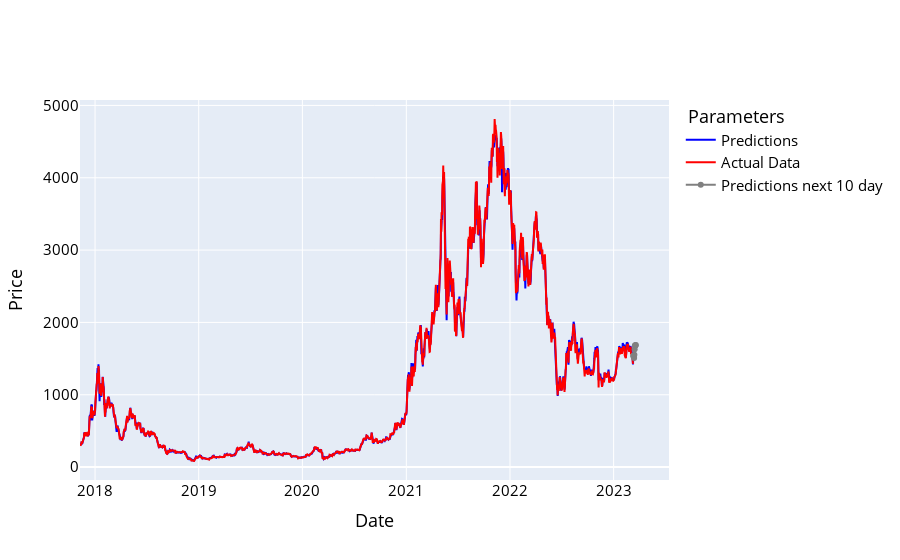

The cell this chart's notebook holds for it:
### Code cell
names = cycle(['Predictions', 'Test Data'])

fig = go.Figure()
fig.add_trace(go.Scatter(x=y_future_all.index, y=pred_future_all_df['Adj Close'], name='Predictions',
                         line=dict(width=2, color='blue')))
fig.add_trace(go.Scatter(x=y_future_all.index, y=y_future_all['Adj Close'], name='Actual Data',
                         line=dict(width=2, color='red')))
fig.add_trace(go.Scatter(x=prediction_df.index, y=prediction_df['Adj Close'], name='Predictions next 10 day',
                         line=dict(width=2, color='gray')))
fig.add_shape(type='line',
              x0=prediction_df.index[0], y0=prediction_df['Adj Close'][0],
              x1=pred_future_all_df.index[-1], y1=pred_future_all_df['Adj Close'][-1],
              line=dict(color='grey', width=2))

fig.update_layout(xaxis_title='Date', yaxis_title='Price',
                  font_size=15, font_color='black', legend_title_text=' Parameters')
fig.show()

### Figure 1 — Plotly figure (JSON) as saved in the notebook; plotly's stock layout.template omitted (floating-point values rounded to 4 significant figures; data arrays with more than 128 entries replaced by an {"elided": "..."} marker saying what was removed)
{"data": [{"line": {"color": "blue", "width": 2}, "name": "Predictions", "type": "scatter", "x": {"elided": "1949 str values"}, "y": {"elided": "1949 float values"}}, {"line": {"color": "red", "width": 2}, "name": "Actual Data", "type": "scatter", "x": {"elided": "1949 str values"}, "y": {"elided": "1949 float values"}}, {"line": {"color": "gray", "width": 2}, "name": "Predictions next 10 day", "type": "scatter", "x": ["2023-03-11T00:00:00", "2023-03-12T00:00:00", "2023-03-13T00:00:00", "2023-03-14T00:00:00", "2023-03-15T00:00:00", "2023-03-16T00:00:00", "2023-03-17T00:00:00", "2023-03-18T00:00:00", "2023-03-19T00:00:00", "2023-03-20T00:00:00"], "y": [1537.0, 1543.0, 1532.0, 1510.0, 1554.0, 1629.0, 1681.0, 1680.0, 1685.0, 1686.0]}], "layout": {"font": {"color": "black", "size": 15}, "legend": {"title": {"text": " Parameters"}}, "shapes": [{"line": {"color": "grey", "width": 2}, "type": "line", "x0": "2023-03-11T00:00:00", "x1": "2023-03-11T00:00:00", "y0": 1537.0, "y1": 1496.0}], "xaxis": {"title": {"text": "Date"}}, "yaxis": {"title": {"text": "Price"}}}}
